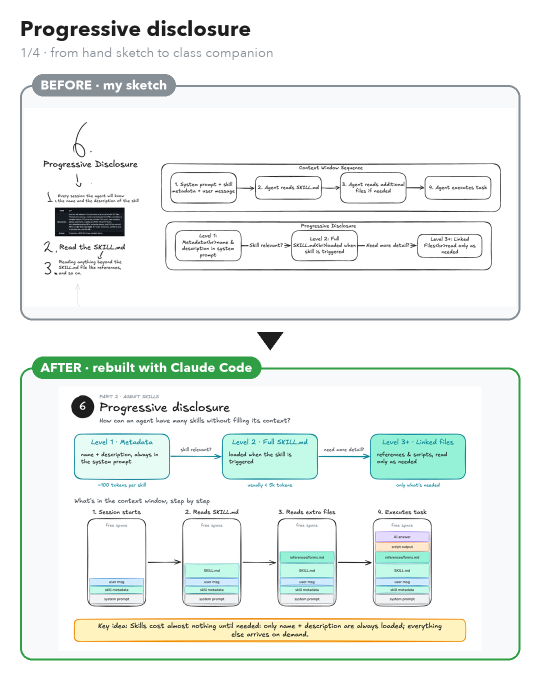
#> input picture assets/whiteboard/linkedin-post/linkedin-1.png, 1080 x 1350 px, given in place of CleanShot 2026-11-05 at 10.39.22@2x.png, which was not available (shown at 1/2 size)
$ python before_after.py linkedin-1.png
#> lines starting #> are read from the running program, lines starting #| are printed output that depends on the picture
# /// script
# requires-python = ">=3.10"
# dependencies = ["pillow"]
# ///
"""Compose 1080x1350 BEFORE/AFTER images for the LinkedIn post."""
import sys
from pathlib import Path
from PIL import Image, ImageDraw, ImageFont, ImageOps

S = Path(sys.argv[1])
SHOTS = Path.home() / "Pictures/Screenshots"
PAIRS = [  # (before screenshot, after frame index, caption)
    ("CleanShot 2026-11-05 at 10.39.22@2x.png", 6, "Progressive disclosure"),
    ("CleanShot 2026-11-05 at 10.38.47@2x.png", 4, "Context rot"),
    ("CleanShot 2026-11-05 at 10.39.52@2x.png", 8, "Prompting (2 sketches merged into 1)"),
    ("CleanShot 2026-11-05 at 10.38.20@2x.png", 2, "What fills the context window"),
]
W, H, M = 1080, 1350, 40
FONT = "/System/Library/Fonts/Avenir Next.ttc"
bold = lambda s: ImageFont.truetype(FONT, s, index=0)  # Avenir Next Bold
reg = lambda s: ImageFont.truetype(FONT, s, index=7)   # Avenir Next Regular


def fit(img, box_w, box_h):
    img = ImageOps.contain(img.convert("RGB"), (box_w, box_h), Image.LANCZOS)
    return img


def card(draw, canvas, img, y, h, label, color):
    draw.rounded_rectangle([M, y, W - M, y + h], 24, fill="#f8f9fa", outline=color, width=4)
    draw.rounded_rectangle([M + 24, y - 22, M + 24 + 34 + draw.textlength(label, bold(26)), y + 22],
                           22, fill=color)
    draw.text((M + 41, y - 17), label, font=bold(26), fill="white")
    im = fit(img, W - 2 * M - 16, h - 56)
    canvas.paste(im, ((W - im.width) // 2, y + 40 + (h - 60 - im.height) // 2))


for n, (before, idx, cap) in enumerate(PAIRS, 1):
    c = Image.new("RGB", (W, H), "white")
#> c: PIL image 1080x1350 RGB; every value is 255
    d = ImageDraw.Draw(c)
    d.text((M, 30), cap, font=bold(42), fill="#1e1e1e")
    d.text((M, 88), f"{n}/{len(PAIRS)} · from hand sketch to class companion", font=reg(26), fill="#868e96")
    card(d, c, Image.open(SHOTS / before), 170, 470, "BEFORE · my sketch", "#868e96")
#> in fit, `img = ImageOps.contain(img.convert("RGB"), (box_w, box_h), Image.LANCZ..`:
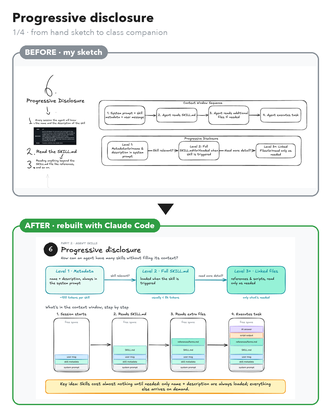
#> img: PIL image 331x414 RGB; mean R, G, B 235.8, 241.1, 237.6
#> in card, img is the input picture: PIL image 1080x1350 RGB; mean R, G, B 236.5, 241.7, 238.3
#> in card, `canvas.paste(im, ((W - im.width) // 2, y + 40 + (h - 60 - im.height) /..`:
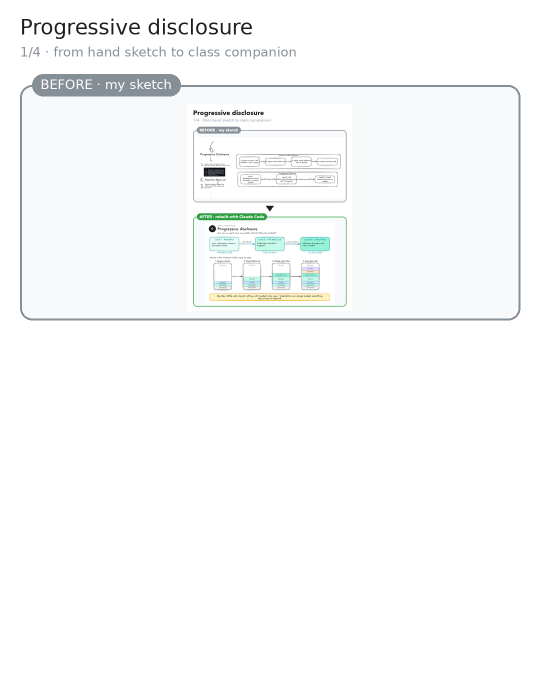
#> canvas: PIL image 1080x1350 RGB (shown at 1/2 size); mean R, G, B 249, 249.9, 249.9
    d.polygon([(W // 2 - 26, 664), (W // 2 + 26, 664), (W // 2, 700)], fill="#1e1e1e")
    card(d, c, Image.open(S / f"after-{idx}.png"), 735, 585, "AFTER · rebuilt with Claude Code", "#2f9e44")
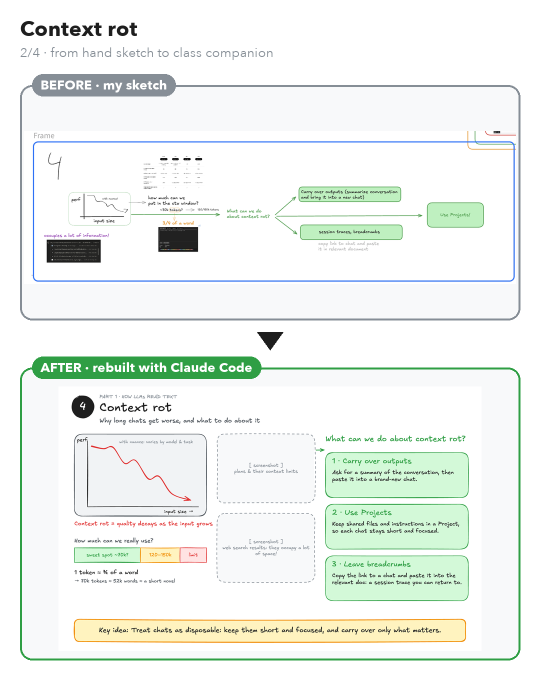
#> input picture assets/whiteboard/linkedin-post/linkedin-2.png, 1080 x 1350 px, given in place of after-6.png, which was not available (shown at 1/2 size)
#> call 2 of card, with y = 735, h = 585, label = 'AFTER · rebuilt with Claude Code', color = '#2f9e44'
#> call 2 of fit, with box_w = 984, box_h = 529
#> in fit (call 2), `img = ImageOps.contain(img.convert("RGB"), (box_w, box_h), Image.LANCZ..`:
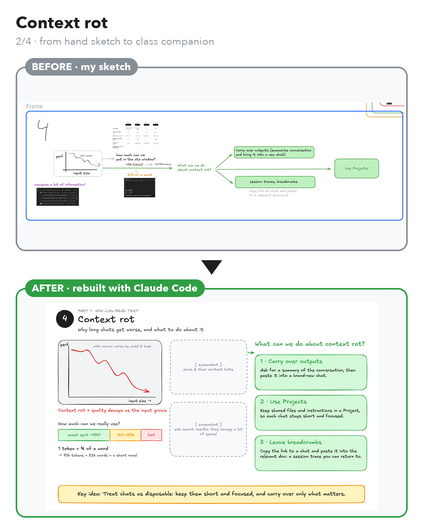
#> img: PIL image 423x529 RGB; mean R, G, B 237.6, 242.8, 237.8
#> in card, img is the input picture: PIL image 1080x1350 RGB; mean R, G, B 238, 243.1, 238.2
#> in card (call 2), `canvas.paste(im, ((W - im.width) // 2, y + 40 + (h - 60 - im.height) /..`:
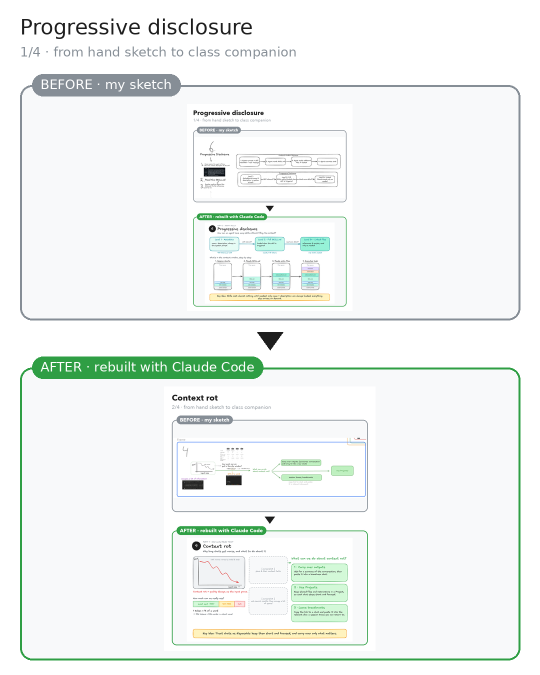
#> canvas: PIL image 1080x1350 RGB (shown at 1/2 size); mean R, G, B 240.4, 244.5, 242.2
#> (the run stopped early here; a loop or call above may not have finished)
